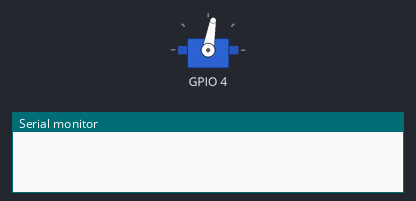
Bench run of a sketch on a simulated ESP32. Shown: servo, the last lines printed to the serial monitor. WiFi joins after 1.5 s; servers stay silent unless stated; the Firebase database answers and starts empty.

Above: at 0.1 s.
At 4.4 s:
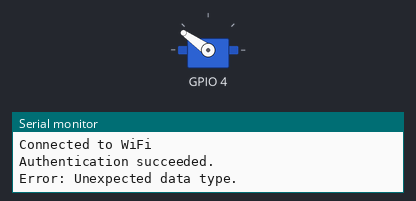
Timing chart, 0 to 6.2 s (numbered marks = the images above):
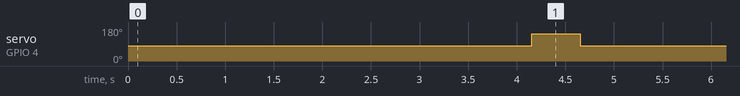

Measured:
- by itself, servo on GPIO 4: 80° → 145° at 4.2 s, → 80° 0.50 s later

The sketch:

CoffeeOnDemand.ino
```cpp
#include <WiFi.h>
#include <Firebase_ESP_Client.h>
#include <ArduinoJson.h>
#include <ESP32Servo.h>

// Hardware connections
const int servoPin = D3;

// WiFi credentials
const char* ssid = "Kamryn iPhone";
const char* password = "DELETEDFORPRIVACY";

// Firebase credentials
#define FIREBASE_HOST "https://coffee-clip-c83aa-default-rtdb.firebaseio.com"  // Firebase database URL
#define FIREBASE_AUTH "DELETEDFORPRIVACY"                // Firebase Auth Token

// Firebase objects
FirebaseData db;
FirebaseAuth auth;
FirebaseConfig config;

struct Request {
  String id;
  String type;
  String scheduled_time;
  String status;
  String timestamp;
};

class CoffeeDatabaseManager {

  JsonDocument doc;

  public:
    CoffeeDatabaseManager() {
    }

    /*
      Setup the necessary Firebase components.
    */
    void setup() {
      // Initialize configuration properly
      config.api_key = FIREBASE_AUTH;
      config.database_url = FIREBASE_HOST;

      // Initialize Firebase
      Firebase.begin(&config, &auth);
      Firebase.reconnectWiFi(true);
    }

    /*
      Currently, authentication is not necessary.
      Thus, we can set default empty strings for these values.
    */
    void authenticate(const char* username = "", const char* password = "") {
      if (Firebase.signUp(&config, &auth, username, password)){
        Serial.println("Authentication succeeded.");
      }
      else{
        Serial.println("An error occurred while trying to authenticate...");
      }
    }

    /*
      Fetch any data from the Firebase database.
    */
    Request monitorDB() {
      // Read data from the "request_queue" location
      if (Firebase.RTDB.get(&db, "/request_queue")) {
        if (db.dataType() == "json") {
          Serial.println("Data received from Firebase:");
          String data = db.payload();
          Serial.println(data);

          // Format JSON into `Request` struct instances
          DeserializationError error = deserializeJson(doc, data);

          if (error) {
            Serial.print("Failed to parse JSON: ");
            Serial.println(error.f_str());
            Request emptyRequest = {"None", "None", "None", "None", "None"};
            return emptyRequest;
          }

          // Iterate over the keys in the JSON object
          for (JsonPair p : doc.as<JsonObject>()) {
            const char* uniqueKey = p.key().c_str();  // Get the unique key
            JsonObject request = p.value().as<JsonObject>();  // Get the value (request) associated with the key

            if (!request.isNull()) {
              const char* schedule_time = request["schedule_time"];
              const char* status = request["status"];
              const char* timestamp = request["timestamp"];
              const char* type = request["type"];

              // As soon as we get a new request, handle it!
              Request new_request = {uniqueKey, type, schedule_time, timestamp, status};
              return new_request;
            }
          }
        } else {
          Serial.println("Error: Unexpected data type.");
        }
      } else {
        Serial.println("Error reading data from Firebase: " + db.errorReason());
        Request emptyRequest = {"None", "None", "None", "None", "None"};
        return emptyRequest;
      }
    }

    void remove_request(Request request) {
      String path = "/request_queue/" + request.id;
      if (Firebase.RTDB.deleteNode(&db, path)) {
        Serial.println("Key and value removed successfully");
      } else {
        Serial.println("Failed to remove key and value");
        Serial.println(db.errorReason());
      }
    }
};

class CoffeeServo {
  Servo servo;
  int pos;            // Current location of servo
  int startPos;       // Where the servo should start
  int endPos;         // Where the servo should end
  int increment;      // How much to move it at a given moment
  int updateInterval; // Speed of servo
  unsigned long lastUpdate;
  public:
    CoffeeServo(int interval, int start, int target) {
      updateInterval = interval;
      startPos = start;
      endPos = target;
      increment = -10;
    }
    void Attach(int pin) {
      servo.attach(pin);
      servo.write(80); // Reset to start position
    }

    void pressButton() {
      servo.write(80);
      delay(2000);
      servo.write(145);
      delay(500);
      servo.write(80);
      delay(2000);
    }

    void Return() {
      if ((millis() - lastUpdate) > updateInterval && pos != startPos) {
        lastUpdate = millis();
        pos -= increment;
        servo.write(pos);
      }
    }

    void reset() {
      servo.write(80);
    }

    bool isMoving() {
      return !(pos == endPos || pos == startPos);
    }
};

CoffeeServo myServo(50, 0, 0);

CoffeeDatabaseManager db_manager;

void setup() {
  // Start Serial Monitor
  Serial.begin(115200);
  myServo.Attach(servoPin);

  // Connect to Wi-Fi
  WiFi.begin(ssid, password);
  while (WiFi.status() != WL_CONNECTED) {
    delay(1000);
    Serial.println("Connecting to WiFi...");
  }
  Serial.println("Connected to WiFi");

  db_manager.setup();
  db_manager.authenticate();
}

void loop() {
  Request request = db_manager.monitorDB();

  if (request.scheduled_time.equals("None")) {
    myServo.reset();
    // Do nothing
  } else {
    // We want to brew a coffee!
    myServo.pressButton();
    db_manager.remove_request(request);
  }
  delay(2000);
}
```
